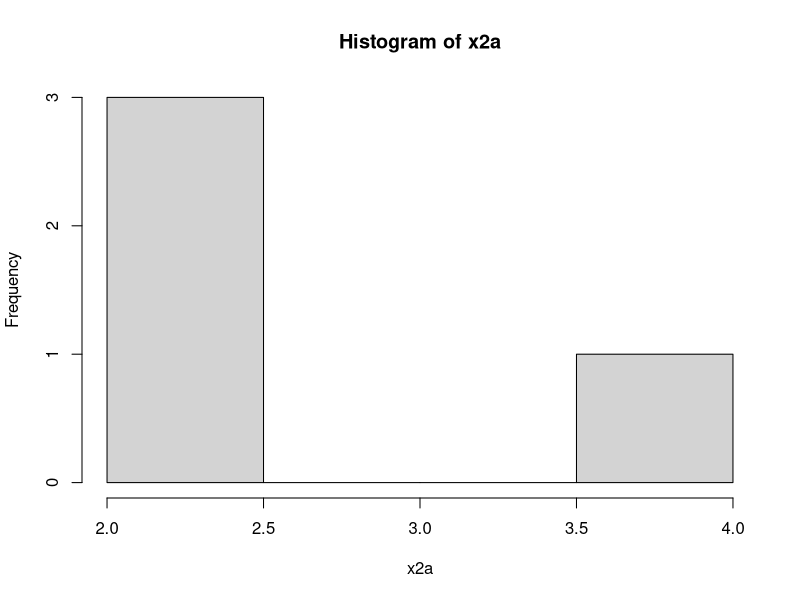
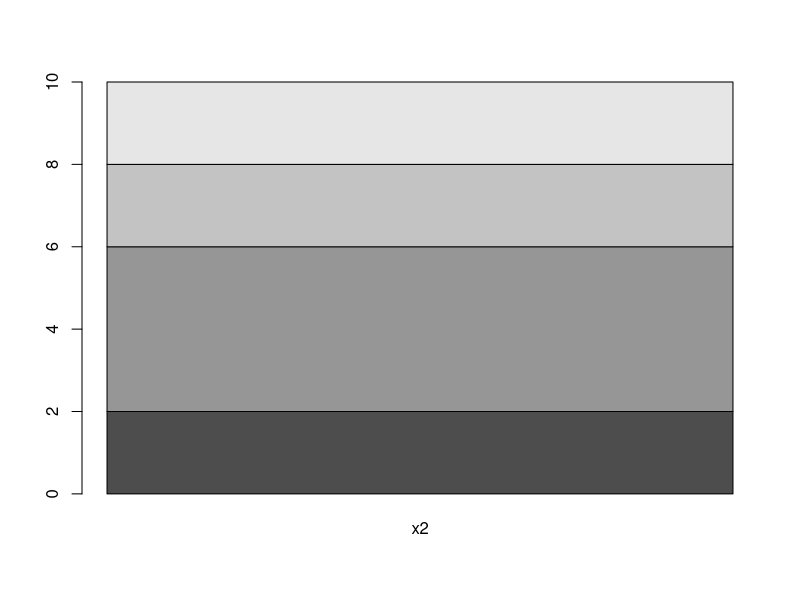
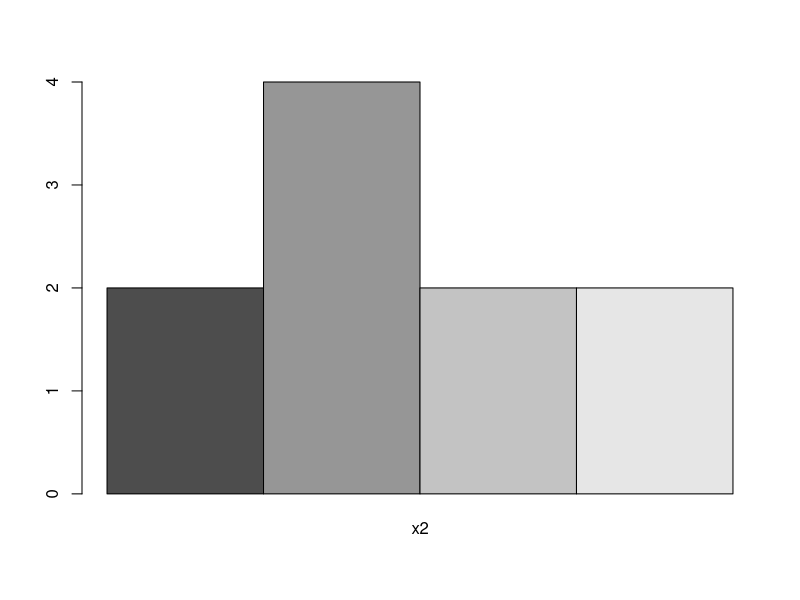
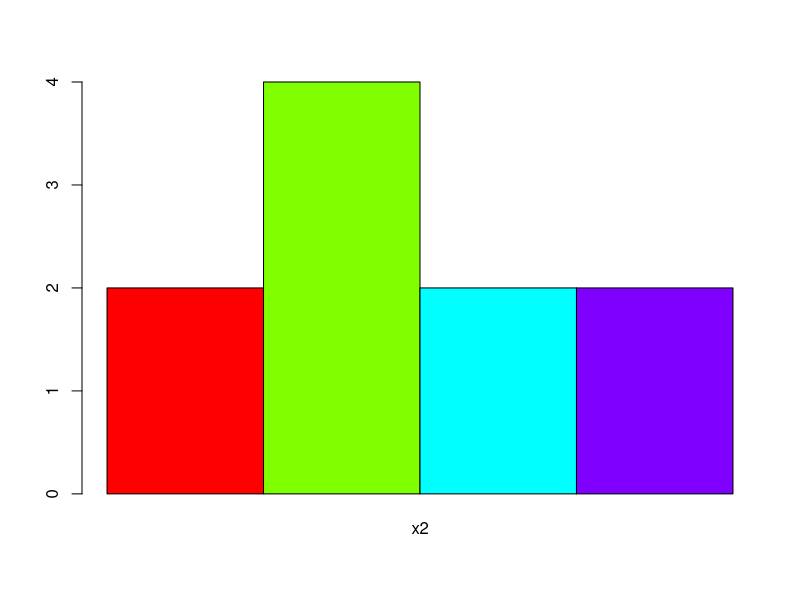
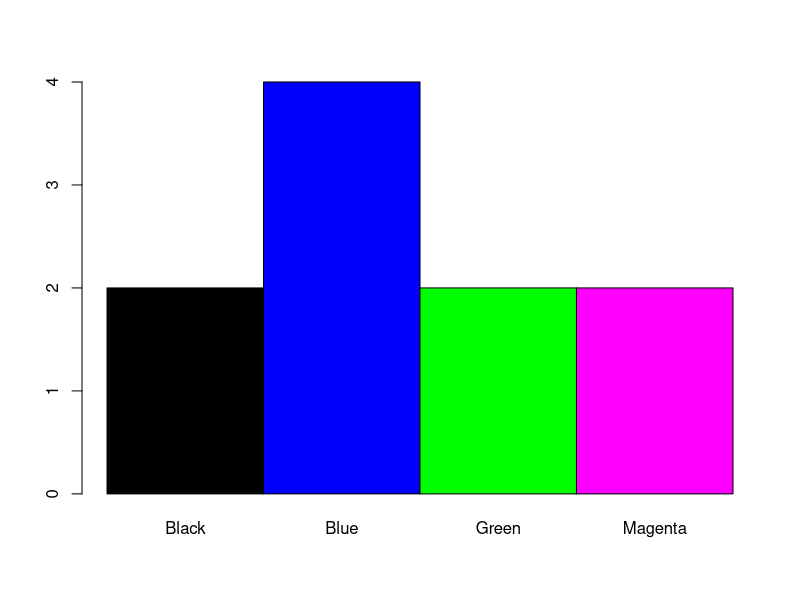
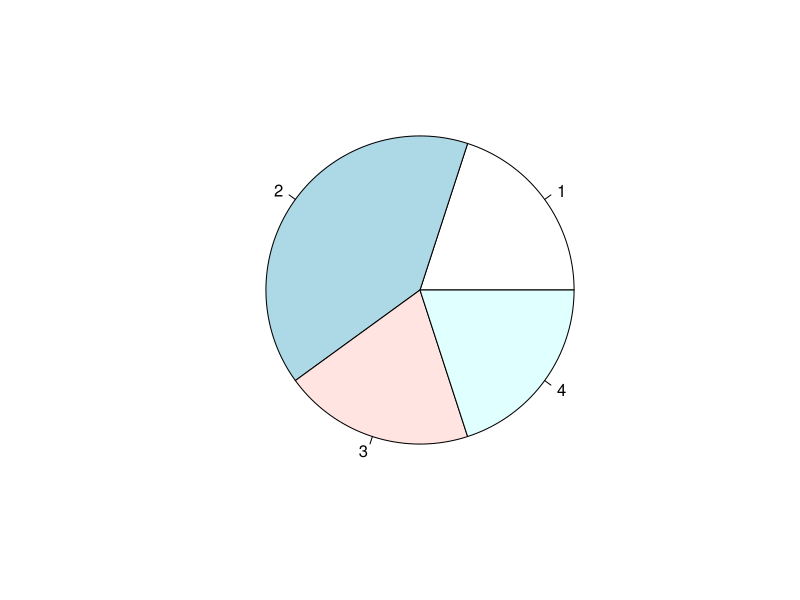
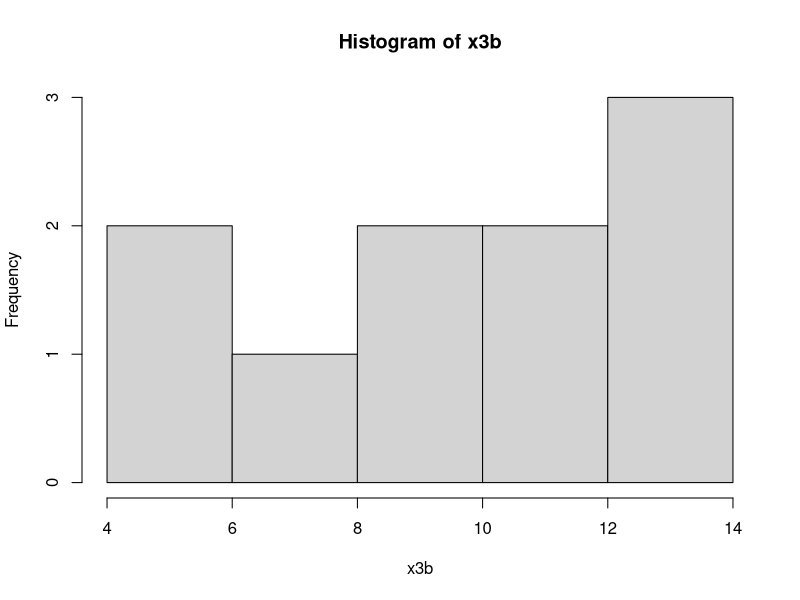
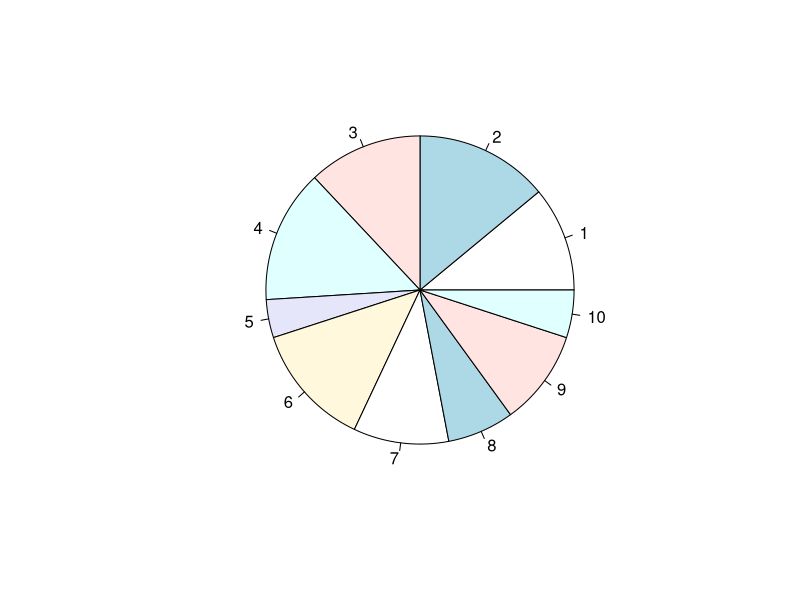

Generate these figures, in order, with R:
# Frequency Distribution

#Discrete Cat Data
(attend = c('A','P','P','A','P','A'))
table(attend)
cbind(table(attend))  # A & P on left side

#Discrete Numeric Data

color=c('Blue','Green','Blue','Magenta','Blue','Green','Magenta','Black','Blue','Black')
x2 = table(color)
x2
x2a = cbind(x2)
x2a
hist(x2a)  # not relevant 
barplot(x2a)  # not good
barplot(x2a, beside=T)  # Better
unique(color) ; length(unique(color))
barplot(x2a, beside=T, col=rainbow(length(unique(color))))
barplot(x2a, beside=T, col=sort(unique(color)),names.arg = names(x2)) # names,arg is used to give name to the colors.
pie(x2a)

#Continuous Data 
set.seed(1234)
x3 = runif(100,0,150)  # 0 to 150 marks range, 100 values 
x3
x3 = ceiling(x3)  #round to higher value
x3
range(x3)
# Divide range into step of 15 ie 10 levels
breaks = seq(0,150,by=15)
breaks
length(breaks)
x3
#x3[1] = 60; x3[2] = 75
x3.cut = cut(x3, breaks) #x3.cut is the name of the variable
x3.cut
table(x3.cut)
cbind(table(x3.cut))  #see it vertically

#give intervals a character values a, b..
(x3.cut = cut(x3, breaks, labels=letters[1:10]))
#(x3.cut = cut(x3, breaks, labels=letters[1:length(breaks)-1]))
x3.cut

(x3a = table(x3.cut))
(x3b = cbind(x3a))

#plot these freq Table: which is better
hist(x3b)
pie(x3b)
barplot(x3b, beside=T)
barplot(x3b, beside=T, names.arg =rownames(x3b))
plot(x3b)

hist(x3,freq =F)
hist(x3,breaks=63,col=1:15)
# and so..on like previous eg